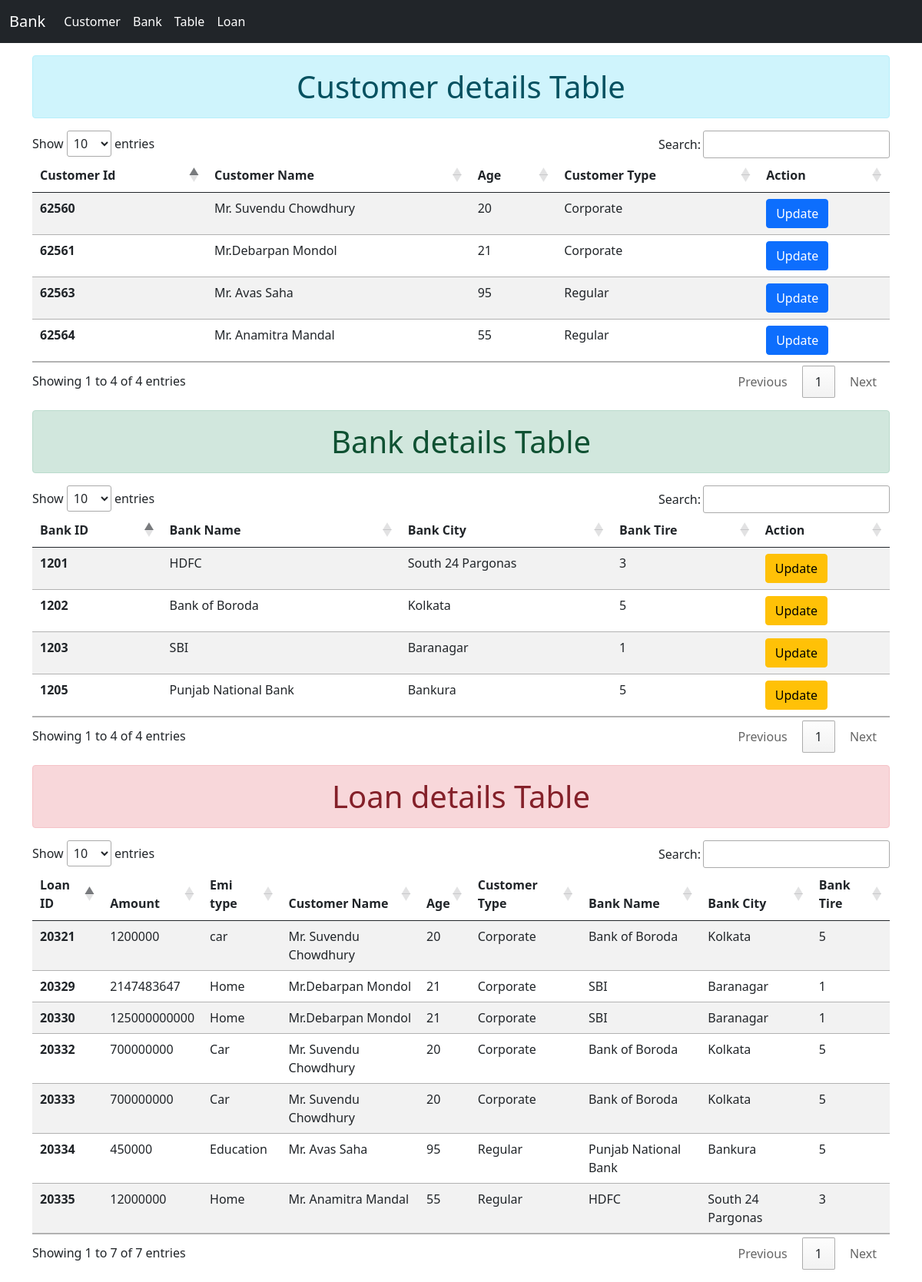
Page /table.php on the committed database.
### tables this page shows
CREATE TABLE `customer` (
  `Cust_ID` int(20) NOT NULL,
  `Cname` text NOT NULL,
  `Age` int(11) NOT NULL,
  `Cust_type` text NOT NULL
);

CREATE TABLE `bank` (
  `BankID` int(20) NOT NULL,
  `Bname` text NOT NULL,
  `Bcity` text NOT NULL,
  `bank_tire` int(11) NOT NULL
);

CREATE TABLE `loan` (
  `LoanID` int(11) NOT NULL,
  `Cust_ID` int(20) DEFAULT NULL,
  `BankID` int(20) DEFAULT NULL,
  `Amount` text DEFAULT NULL,
  `No_of_emi_type` varchar(20) DEFAULT NULL
);

### table.php (the view, shortened to what this page needs)
<!doctype html>
<html lang="en">
<head>
    <link href="https://cdn.jsdelivr.net/npm/bootstrap@5.0.2/dist/css/bootstrap.min.css" rel="stylesheet"
>
    <link rel="stylesheet" href="//cdn.datatables.net/1.13.1/css/jquery.dataTables.min.css">
</head>
<body>
    <?php include 'other/_nav.php';?>
    <div class="container my-3">
        <h1 class="text-center alert alert-info">Customer details Table</h1>
        <table class="table table-striped" id="myTable">
            <thead>
              <tr>
                <th scope="col">Customer Id</th>
                <th scope="col">Customer Name</th>
                <th scope="col">Age</th>
                <th scope="col">Customer Type</th>
                <th scope="col">Action</th>
              </tr>
            </thead>
            <tbody>
<?php
include 'connection/dbcon.php';
$sql="SELECT * FROM `customer`";
$result=mysqli_query($conn,$sql);
$num=mysqli_num_rows($result);
for($i=0;$i<$num;$i++){
    $row=mysqli_fetch_assoc($result);
    echo '<tr>
    <th scope="row">'.$row['Cust_ID'].'</th>
    <td>'.$row['Cname'].'</td>
    <td>'.$row['Age'].'</td>
    <td>'.$row['Cust_type'].'</td>
    <td><a href="updatecus.php?id='.$row['Cust_ID'].'" class="btn btn-primary">Update</a></td>
  </tr>';
}
?>
         </tbody>
          </table>
    </div>
    <div class="container my-3">
        <h1 class="text-center alert alert-success">Bank details Table</h1>
        <table class="table table-striped" id="myTable2">
            <thead>
              <tr>
                <th scope="col">Bank ID</th>
                <th scope="col">Bank Name</th>
                <th scope="col">Bank City</th>
                <th scope="col">Bank Tire</th>
                <th scope="col">Action</th>
              </tr>
            </thead>
            <tbody>
<?php
include 'connection/dbcon.php';
$sql="SELECT * FROM `bank`";
$result=mysqli_query($conn,$sql);
$num=mysqli_num_rows($result);
for($i=0;$i<$num;$i++){
    $row=mysqli_fetch_assoc($result);
    echo '<tr>
    <th scope="row">'.$row['BankID'].'</th>
    <td>'.$row['Bname'].'</td>
    <td>'.$row['Bcity'].'</td>
    <td>'.$row['bank_tire'].'</td>
    <td><a href="updatebank.php?id='.$row['BankID'].'" class="btn btn-warning">Update</a></td>
  </tr>';
}
?>
         </tbody>
          </table>
    </div>
    <div class="container my-3">
        <h1 class="text-center alert alert-danger">Loan details Table</h1>
        <table class="table table-striped" id="myTable3">
            <thead>
              <tr>
                <th scope="col">Loan ID</th>
                <th scope="col">Amount</th>
                <th scope="col">Emi type</th>
                <th scope="col">Customer Name</th>
                <th scope="col">Age</th>
                <th scope="col">Customer Type</th>
                <th scope="col">Bank Name</th>
                <th scope="col">Bank City</th>
                <th scope="col">Bank Tire</th>
              </tr>
            </thead>
            <tbody>
<?php
include 'connection/dbcon.php';
$sql="SELECT * FROM loan,customer,bank WHERE `loan`.`Cust_ID`=`customer`.`Cust_ID` AND `loan`.`BankID`=`bank`.`BankID`";
$result=mysqli_query($conn,$sql);
$num=mysqli_num_rows($result);
for($i=0;$i<$num;$i++){
    $row=mysqli_fetch_assoc($result);
    echo '<tr>
    <th scope="row">'.$row['LoanID'].'</th>
    <td>'.$row['Amount'].'</td>
    <td>'.$row['No_of_emi_type'].'</td>
    <td>'.$row['Cname'].'</td>
    <td>'.$row['Age'].'</td>
    <td>'.$row['Cust_type'].'</td>
    <td>'.$row['Bname'].'</td>
    <td>'.$row['Bcity'].'</td>
    <td>'.$row['bank_tire'].'</td>
    </tr>';
  }
  ?>
         </tbody>
          </table>
    </div>
</body>
</html>

### other/_nav.php (shortened to what this page needs)
<nav class="navbar navbar-expand-lg navbar-dark bg-dark">
  <div class="container-fluid">
    <a class="navbar-brand" href="#">Bank</a>
    <div class="collapse navbar-collapse" id="navbarNavAltMarkup">
      <div class="navbar-nav">
   <a class="nav-link active" aria-current="page" href="index.php">Customer</a>
   <a class="nav-link active" aria-current="page" href="bank.php">Bank</a>
  <a class="nav-link active" aria-current="page" href="table.php">Table</a>
  <a class="nav-link active" aria-current="page" href="loanForm.php">Loan</a>
      </div>
    </div>
  </div>
</nav>

### rows in the picture
customer: Cust_ID "62560", Cname "Mr. Suvendu Chowdhury", Age "20", Cust_type "Corporate"
customer: Cust_ID "62561", Cname "Mr.Debarpan Mondol", Age "21", Cust_type "Corporate"
customer: Cust_ID "62563", Cname "Mr. Avas Saha", Age "95", Cust_type "Regular"
customer: Cust_ID "62564", Cname "Mr. Anamitra Mandal", Age "55", Cust_type "Regular"
bank: BankID "1201", Bname "HDFC", Bcity "South 24 Pargonas", bank_tire "3"
bank: BankID "1202", Bname "Bank of Boroda", Bcity "Kolkata", bank_tire "5"
bank: BankID "1203", Bname "SBI", Bcity "Baranagar", bank_tire "1"
bank: BankID "1205", Bname "Punjab National Bank", Bcity "Bankura", bank_tire "5"
loan: LoanID "20321", Amount "1200000", No_of_emi_type "car", Cust_ID.Cname "Mr. Suvendu Chowdhury", Cust_ID.Age "20", Cust_ID.Cust_type "Corporate", BankID.Bname "Bank of Boroda", BankID.Bcity "Kolkata", BankID.bank_tire "5"
loan: LoanID "20332", Amount "700000000", No_of_emi_type "Car", Cust_ID.Cname "Mr. Suvendu Chowdhury", Cust_ID.Age "20", Cust_ID.Cust_type "Corporate", BankID.Bname "Bank of Boroda", BankID.Bcity "Kolkata", BankID.bank_tire "5"
loan: LoanID "20333", Amount "700000000", No_of_emi_type "Car", Cust_ID.Cname "Mr. Suvendu Chowdhury", Cust_ID.Age "20", Cust_ID.Cust_type "Corporate", BankID.Bname "Bank of Boroda", BankID.Bcity "Kolkata", BankID.bank_tire "5"
loan: LoanID "20329", Amount "2147483647", No_of_emi_type "Home", Cust_ID.Cname "Mr.Debarpan Mondol", Cust_ID.Age "21", Cust_ID.Cust_type "Corporate", BankID.Bname "SBI", BankID.Bcity "Baranagar", BankID.bank_tire "1"
loan: LoanID "20330", Amount "125000000000", No_of_emi_type "Home", Cust_ID.Cname "Mr.Debarpan Mondol", Cust_ID.Age "21", Cust_ID.Cust_type "Corporate", BankID.Bname "SBI", BankID.Bcity "Baranagar", BankID.bank_tire "1"
loan: LoanID "20334", Amount "450000", No_of_emi_type "Education", Cust_ID.Cname "Mr. Avas Saha", Cust_ID.Age "95", Cust_ID.Cust_type "Regular", BankID.Bname "Punjab National Bank", BankID.Bcity "Bankura", BankID.bank_tire "5"
loan: LoanID "20335", Amount "12000000", No_of_emi_type "Home", Cust_ID.Cname "Mr. Anamitra Mandal", Cust_ID.Age "55", Cust_ID.Cust_type "Regular", BankID.Bname "HDFC", BankID.Bcity "South 24 Pargonas", BankID.bank_tire "3"
